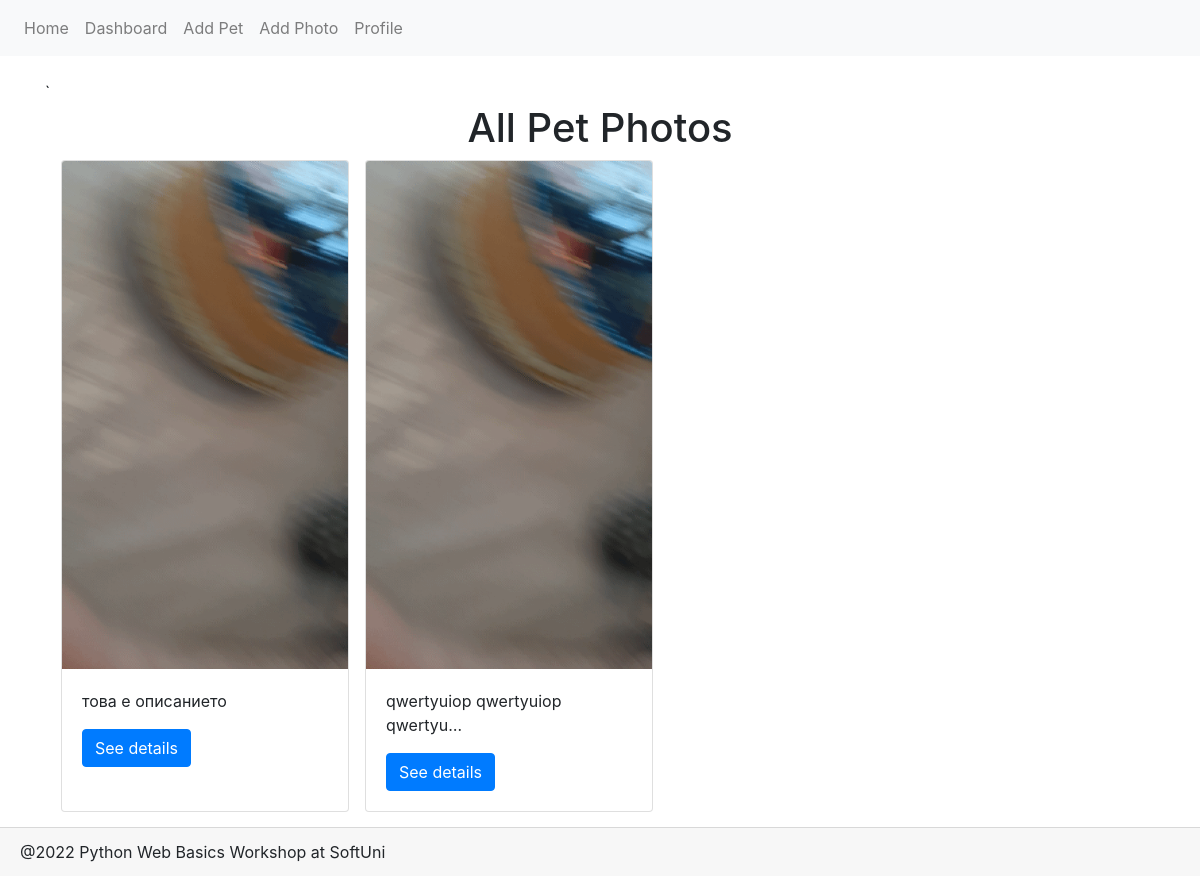
The app's page /dashboard/, older data.
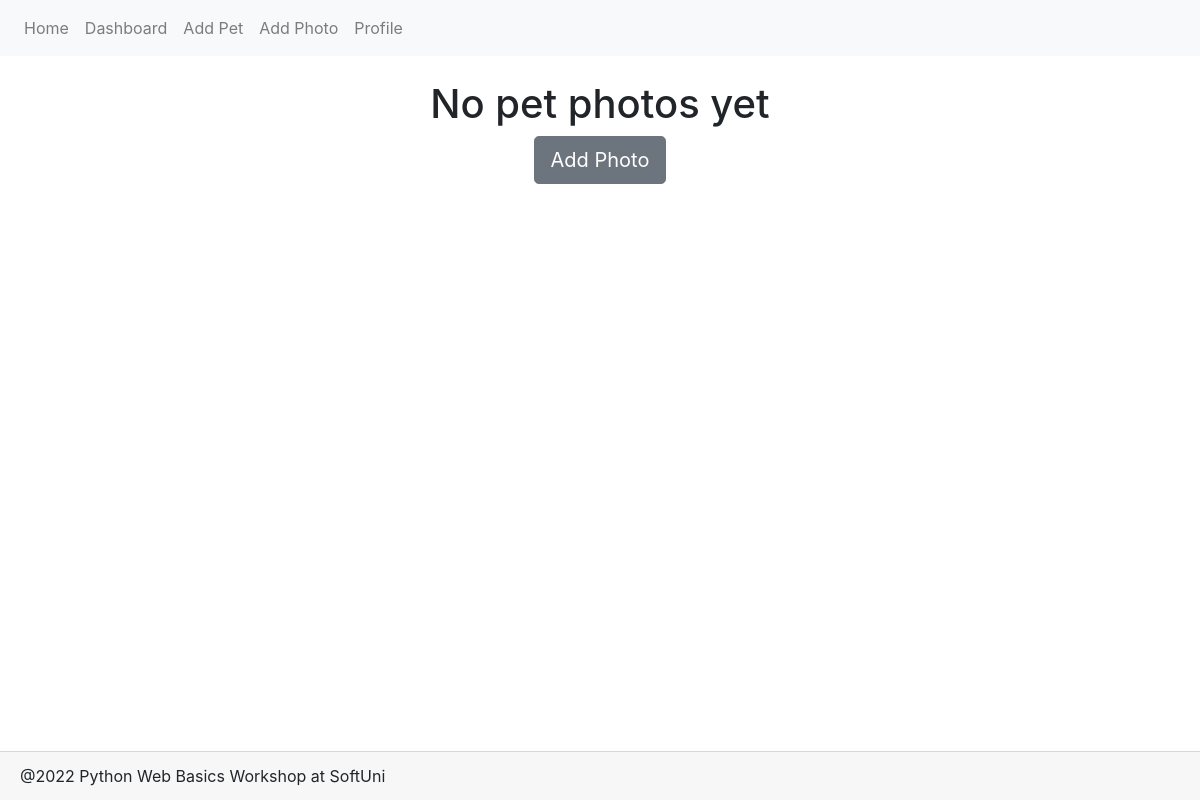
The same page, newer data.
### Petstagram/main_app/models.py (models this page shows, shortened)
class PetPhoto(models.Model):
    photo = models.ImageField(
        'Pet image',
        upload_to='images/',
    )
    tagged_pets = models.ManyToManyField(Pet)
    description = models.TextField(
        null=True,
        blank=True,
    )
    publication_date = models.DateTimeField(
        auto_now_add=True,
    )
    likes = models.IntegerField(
        default=0
    )

### Petstagram/main_app/views/generic.py (the view)
# urls.py: path('dashboard/', dashboard, name='dashboard'),
def dashboard(request):
    pet_photos = PetPhoto.objects.all()
    context = {
        'pet_photos': pet_photos,
    }
    return render(request, 'dashboard.html', context)

### Petstagram/main_app/templatetags/profiles.py (called while the page is built)
@register.simple_tag()
def has_profile():
    return Profile.objects.count() > 0

### Petstagram/main_app/templates/dashboard.html (shortened to what this page needs)
{% extends 'base.html' %}
{% block page_content %}
    {% if pet_photos %}`
        <h1 class='text-center'>All Pet Photos</h1>
        <div class="container mb-5">
        <div class="row mb-5">
        {% for pet_photo in pet_photos %}
            <div class="card ml-3 mb-3" style="width: 18rem;">
                <img src= '{{ pet_photo.photo.url }}'
                     class="card-img-top" alt="Photo description">
                <div class="card-body">
                        <p class="card-text">{{ pet_photo.description|truncatechars:30}}</p>
                        <a href="{% url 'photo_details' pet_photo.id %}" class="btn btn-primary">See details</a>
                </div>
            </div>
        {% endfor %}
        </div>
    </div>
    {% else %}
        <h1 class='text-center'>No pet photos yet</h1>
        <div class=" row d-flex justify-content-center align-content-center">
            <a href="#" class="btn btn-lg btn-secondary row align-self-baseline">Add Photo</a>
        </div>
    {% endif %}
{% endblock %}

Row changes from the older to the newer data that the page shows:
removed PetPhoto: photo (picture), description "това е описанието"
removed PetPhoto: photo (picture), description "qwertyuiop qwertyuiop qwertyu…"
Text that changed along with them:
text no longer shown: "` All Pet Photos"
text now shown: "No pet photos yet Add Photo"
